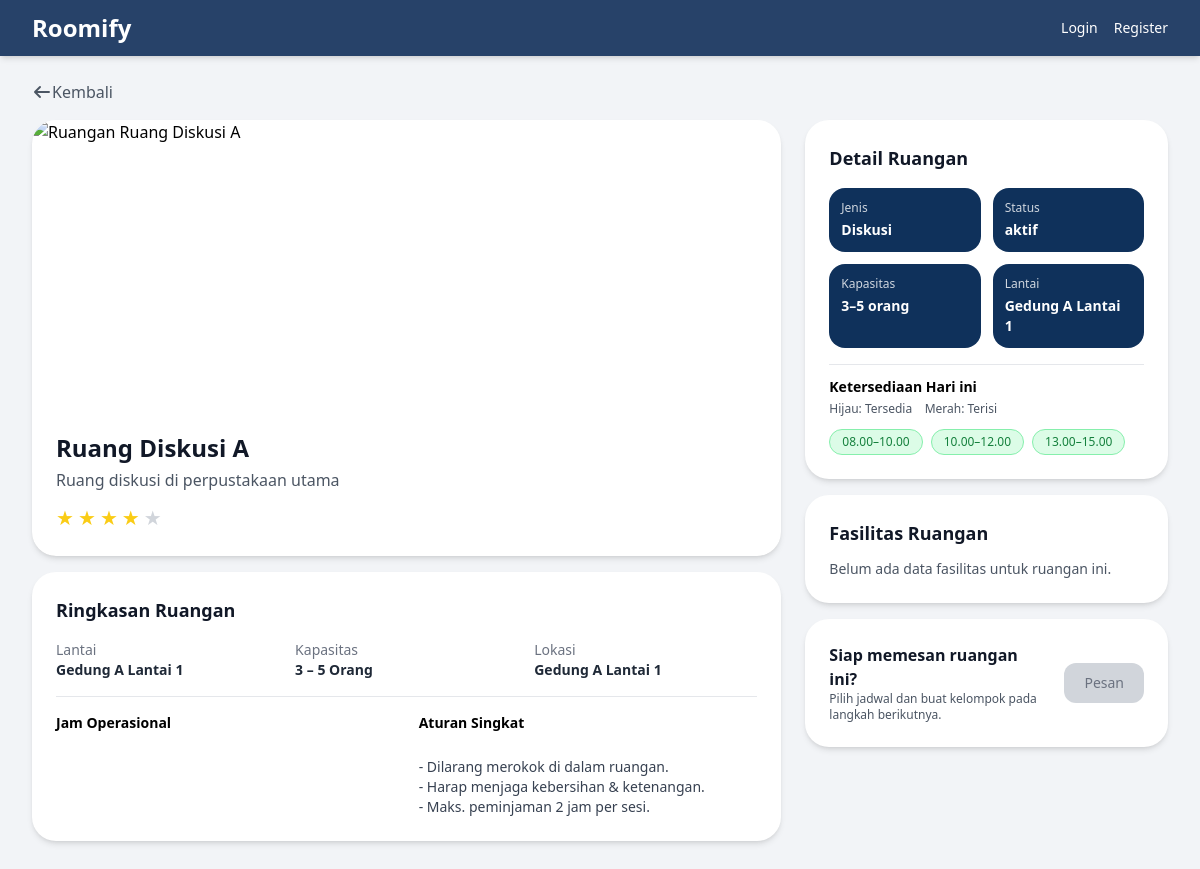
The page /index.php?controller=user&action=detailroom&id=1 on the database its author committed.
### tables this page shows
CREATE TABLE `ruangan` (
  `id_ruangan` int NOT NULL,
  `nama_ruangan` varchar(100) NOT NULL,
  `kategori` varchar(50) NOT NULL,
  `kapasitas_min` int NOT NULL,
  `kapasitas_max` int NOT NULL,
  `status_operasional` enum('aktif','nonaktif') NOT NULL DEFAULT 'aktif',
  `lokasi` varchar(100) DEFAULT NULL,
  `foto_ruangan` varchar(255) DEFAULT NULL
);

### App/Core/controller.php (called while the page is built, shortened)
<?php
class Controller
{
    protected function view($path, $data = [])
    {
        $file = __DIR__ . '/../views/' . $path . '.php';
        extract($data);
        require $file;
    }
}

### App/controllers/usercontroller.php (called while the page is built, shortened)
<?php
class UserController extends Controller
{
    public function detailroom()
    {
        $id = $_GET['id'] ?? null;
        $roomModel = new Room();
        $room = $roomModel->findById($id);
        $fasilitas = $roomModel->getFasilitas($id);
        $slots = ['08.00–10.00', '10.00–12.00', '13.00–15.00'];
        $slotStatus = array_fill_keys($slots, 'green');
        $bookingModel = new BookingUser();
        $user         = Auth::user();
        $idUser       = $user['id_account'] ?? null;
        $booking_aktif = $idUser ? $bookingModel->getActiveBookingForUser($idUser) : null;
        $canBook        = Auth::isActive();
        $buttonDisabled = (!$canBook || !empty($booking_aktif));
        $this->view('user/detailroom', [
            'room'           => $room,
            'fasilitas'      => $fasilitas,
            'slots'          => $slots,
            'slotStatus'     => $slotStatus,
            'buttonDisabled' => $buttonDisabled,
            'booking_aktif'  => $booking_aktif,
            'canBook'        => $canBook,
        ]);
    }
}

### App/Core/router.php (called while the page is built, shortened)
<?php
class Router
{
    public function dispatch()
    {
        $action     = $_GET['action'] ?? 'landing';
        $controllerObject = new $controllerName();
        call_user_func([$controllerObject, $action]);
    }
}

### public/index.php (called while the page is built, shortened)
<?php
require __DIR__ . '/../app/core/model.php';
require __DIR__ . '/../app/core/controller.php';
require __DIR__ . '/../app/core/auth.php';
require __DIR__ . '/../app/core/router.php';
require __DIR__ . '/../app/controllers/usercontroller.php';
require __DIR__ . '/../app/models/room.php';
$router = new Router();
$router->dispatch();

### App/models/Room.php (called while the page is built, shortened)
<?php
class Room extends Model
{
    protected static $table = 'ruangan';
    public function findById($id)
    {
        $sql = "SELECT * FROM " . self::$table . " WHERE id_ruangan = :id LIMIT 1";
        $stmt = self::$db->prepare($sql);
        $stmt->execute(['id' => $id]);
        return $stmt->fetch(PDO::FETCH_ASSOC);
    }
}

### config/database.php (called while the page is built)
<?php
return [
    'host'     => '127.0.0.1',
    'port'     => '3306',
    'dbname'   => 'kubooking',
    'username' => 'root',
    'password' => '',
    'charset'  => 'utf8mb4',
];

### App/Core/model.php (called while the page is built, shortened)
<?php
class Model
{
    protected static $db;
    public function __construct()
    {
        if (!self::$db) {
            $config = require __DIR__ . '/../../config/database.php';
            $dsn = "mysql:host={$config['host']};port={$config['port']};dbname={$config['dbname']};charset={$config['charset']}";
            self::$db = new PDO($dsn, $config['username'], $config['password']);
            self::$db->setAttribute(PDO::ATTR_ERRMODE, PDO::ERRMODE_EXCEPTION);
            self::$db->setAttribute(PDO::ATTR_DEFAULT_FETCH_MODE, PDO::FETCH_ASSOC);
        }
    }
}

### App/Core/Auth.php (called while the page is built, shortened)
<?php
class Auth
{
    public static function user(): ?array
    {
        return $_SESSION['user'] ?? null;
    }
    public static function check(): bool
    {
        return isset($_SESSION['user']) && !empty($_SESSION['user']);
    }
    public static function isActive(): bool
    {
        if (!self::check()) return false;
        $user = self::user();
        return ($user['status'] ?? 'aktif') === 'aktif';
    }
}

### App/views/user/detailroom.php (the view, shortened to what this page needs)
<?php
$buttonDisabled = $buttonDisabled ?? false;
?>
<!DOCTYPE html>
<html lang="id">
<head>
  <script src="https://cdn.tailwindcss.com"></script>
  <link rel="stylesheet" href="https://cdnjs.cloudflare.com/ajax/libs/font-awesome/7.0.1/css/all.min.css" />
</head>
<body class="bg-[#f2f4f7]">
  <?php
  $navbarPath = __DIR__ . '/../layout/navbar.php';
  if (file_exists($navbarPath)) {
    include $navbarPath;
  }
  ?>
  <div class="min-h-screen px-8 py-6">
    <div class="mb-4">
      <a href="index.php?controller=user&action=home" class="inline-flex items-center text-gray-600 hover:text-gray-800">
        <i class="fa-solid fa-arrow-left"></i>
        <span>Kembali</span>
      </a>
    </div>
    <div class="grid grid-cols-1 lg:grid-cols-3 gap-6">
      <div class="lg:col-span-2 space-y-4">
        <div class="bg-white rounded-3xl shadow-md overflow-hidden">
          <?php
          $fotoRuangan = !empty($room['foto_ruangan'])
            ? $room['foto_ruangan']
            : 'img/default-room.jpg';
          ?>
          <div class="bg-white rounded-3xl shadow-md overflow-hidden">
            <img src="<?= htmlspecialchars($fotoRuangan) ?>"
              alt="Ruangan <?= htmlspecialchars($room['nama_ruangan']); ?>"
              class="w-full h-72 object-cover">
            <div class="p-6">
              <h1 class="text-2xl font-semibold text-gray-900 mb-1">
                <?= htmlspecialchars($room['nama_ruangan']); ?>
              </h1>
              <p class="text-gray-600 mb-3">
                <?= htmlspecialchars($room['deskripsi'] ?? 'Ruang diskusi di perpustakaan utama'); ?>
              </p>
              <div class="flex items-center space-x-1 text-yellow-400 text-xl">
                <span>★</span><span>★</span><span>★</span><span>★</span>
                <span class="text-gray-300">★</span>
              </div>
            </div>
          </div>
        </div>
        <div class="bg-white rounded-3xl shadow-md p-6 space-y-4">
          <h2 class="text-lg font-semibold text-gray-900 mb-2">Ringkasan Ruangan</h2>
          <div class="grid grid-cols-1 md:grid-cols-3 gap-4 text-sm">
            <div>
              <p class="text-gray-500">Lantai</p>
              <p class="font-semibold text-gray-800">
                <?= htmlspecialchars($room['lokasi'] ?? '-'); ?>
              </p>
            </div>
            <div>
              <p class="text-gray-500">Kapasitas</p>
              <p class="font-semibold text-gray-800">
                <?= (int)$room['kapasitas_min']; ?> – <?= (int)$room['kapasitas_max']; ?> Orang
              </p>
            </div>
            <div>
              <p class="text-gray-500">Lokasi</p>
              <p class="font-semibold text-gray-800">
                <?= htmlspecialchars($room['lokasi'] ?? '-'); ?>
              </p>
            </div>
          </div>
          <div class="grid grid-cols-1 md:grid-cols-2 gap-6 text-sm pt-4 border-t mt-4">
            <div>
              <h3 class="font-semibold mb-1">Jam Operasional</h3>
              <p class="text-gray-700 whitespace-pre-line">
              </p>
            </div>
            <div>
              <h3 class="font-semibold mb-1">Aturan Singkat</h3>
              <p class="text-gray-700 whitespace-pre-line">
                <?= htmlspecialchars($room['aturan_singkat'] ?? "- Dilarang merokok di dalam ruangan.\n- Harap menjaga kebersihan & ketenangan.\n- Maks. peminjaman 2 jam per sesi."); ?>
              </p>
            </div>
          </div>
        </div>
      </div>
      <div class="space-y-4">
        <div class="bg-white rounded-3xl shadow-md p-6 space-y-4">
          <h2 class="text-lg font-semibold text-gray-900 mb-2">Detail Ruangan</h2>
          <div class="grid grid-cols-2 gap-3 text-sm">
            <div class="bg-[#0F315B] text-white rounded-2xl px-3 py-3">
              <p class="text-xs opacity-80 mb-1">Jenis</p>
              <p class="font-semibold">
                <?= htmlspecialchars($room['kategori']); ?>
              </p>
            </div>
            <div class="bg-[#0F315B] text-white rounded-2xl px-3 py-3">
              <p class="text-xs opacity-80 mb-1">Status</p>
              <p class="font-semibold">
                <?= htmlspecialchars($room['status_operasional'] ?? 'aktif'); ?>
              </p>
            </div>
            <div class="bg-[#0F315B] text-white rounded-2xl px-3 py-3">
              <p class="text-xs opacity-80 mb-1">Kapasitas</p>
              <p class="font-semibold">
                <?= (int)$room['kapasitas_min']; ?>–<?= (int)$room['kapasitas_max']; ?> orang
              </p>
            </div>
            <div class="bg-[#0F315B] text-white rounded-2xl px-3 py-3">
              <p class="text-xs opacity-80 mb-1">Lantai</p>
              <p class="font-semibold">
                <?= htmlspecialchars($room['lokasi'] ?? '-'); ?>
              </p>
            </div>
          </div>
          <div class="pt-3 border-t mt-3">
            <p class="font-semibold text-sm mb-1">Ketersediaan Hari ini</p>
            <p class="text-xs text-gray-600 mb-3">
              Hijau: Tersedia &nbsp;&nbsp; Merah: Terisi
            </p>
            <div class="flex flex-wrap gap-2">
              <?php if (!empty($slots)): ?>
                <?php foreach ($slots as $slot):
                  $colorClass = (isset($slotStatus[$slot]) && $slotStatus[$slot] === 'red')
                    ? 'bg-red-100 text-red-600 border-red-300'
                    : 'bg-green-100 text-green-700 border-green-300';
                ?>
                  <span class="px-3 py-1 rounded-full text-xs border <?= $colorClass; ?>">
                    <?= htmlspecialchars($slot); ?>
                  </span>
                <?php endforeach; ?>
              <?php else: ?>
                <span class="text-xs text-gray-500">Belum ada data ketersediaan.</span>
              <?php endif; ?>
            </div>
          </div>
        </div>
        <div class="bg-white rounded-3xl shadow-md p-6 space-y-3">
          <h2 class="text-lg font-semibold text-gray-900">Fasilitas Ruangan</h2>
          <?php if (!empty($fasilitas)): ?>
            <ul class="grid grid-cols-1 sm:grid-cols-2 gap-x-4 gap-y-1 text-sm text-gray-700">
              <?php foreach ($fasilitas as $fas): ?>
                <li class="flex items-center space-x-2">
                  <span class="w-1.5 h-1.5 rounded-full bg-gray-500"></span>
                  <span>
                    <?= htmlspecialchars(is_array($fas) && isset($fas['nama_fasilitas']) ? $fas['nama_fasilitas'] : $fas); ?>
                  </span>
                </li>
              <?php endforeach; ?>
            </ul>
          <?php else: ?>
            <p class="text-sm text-gray-600">Belum ada data fasilitas untuk ruangan ini.</p>
          <?php endif; ?>
        </div>
        <div class="bg-white rounded-3xl shadow-md p-6 flex items-center justify-between">
          <div>
            <h2 class="text-base font-semibold text-gray-900">Siap memesan ruangan ini?</h2>
            <p class="text-xs text-gray-600">
              Pilih jadwal dan buat kelompok pada langkah berikutnya.
            </p>
          </div>
          <?php if ($buttonDisabled): ?>
            <span
              class="ml-4 px-5 py-2.5 rounded-xl bg-gray-300 text-gray-500 text-sm font-medium
             cursor-not-allowed select-none">
              Pesan
            </span>
          <?php endif; ?>
        </div>
      </div>
    </div>
  </div>
</body>
</html>

### rows shown on the page
ruangan: nama_ruangan "Ruang Diskusi A", lokasi "Gedung A Lantai 1", kapasitas_min "3", kapasitas_max "5", kategori "Diskusi", status_operasional "aktif"

### other values the page prints
$room['deskripsi'] "Ruang diskusi di perpustakaan utama"
$room['aturan_singkat'] "- Dilarang merokok di dalam ruangan. - Harap menjaga kebersihan & ketenangan. - Maks. peminjaman 2 jam per sesi."
$slot "08.00–10.00"
$slot "10.00–12.00"
$slot "13.00–15.00"
